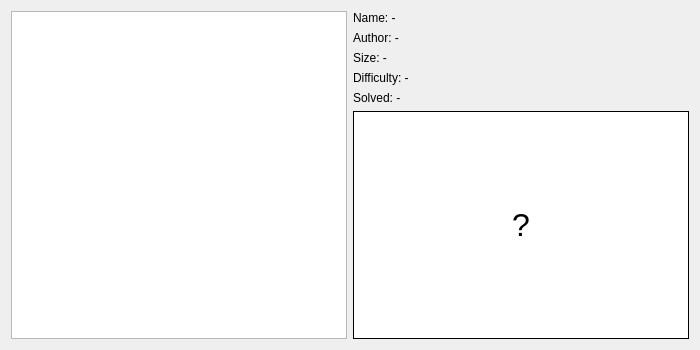
<?xml version="1.0" encoding="UTF-8"?>
<ui version="4.0">
 <class>LevelSelectUi</class>
 <widget class="QWidget" name="LevelSelectUi">
  <property name="windowModality">
   <enum>Qt::ApplicationModal</enum>
  </property>
  <property name="geometry">
   <rect>
    <x>0</x>
    <y>0</y>
    <width>700</width>
    <height>350</height>
   </rect>
  </property>
  <property name="minimumSize">
   <size>
    <width>700</width>
    <height>350</height>
   </size>
  </property>
  <property name="windowTitle">
   <string>Level Selection</string>
  </property>
  <layout class="QHBoxLayout" name="horizontalLayout_2">
   <item>
    <layout class="QHBoxLayout" name="horizontalLayout">
     <item>
      <widget class="QTableView" name="tableView">
       <property name="sizePolicy">
        <sizepolicy hsizetype="Preferred" vsizetype="Expanding">
         <horstretch>0</horstretch>
         <verstretch>0</verstretch>
        </sizepolicy>
       </property>
       <property name="showDropIndicator" stdset="0">
        <bool>false</bool>
       </property>
       <property name="alternatingRowColors">
        <bool>false</bool>
       </property>
       <property name="selectionMode">
        <enum>QAbstractItemView::SingleSelection</enum>
       </property>
       <property name="selectionBehavior">
        <enum>QAbstractItemView::SelectRows</enum>
       </property>
       <property name="showGrid">
        <bool>false</bool>
       </property>
       <property name="gridStyle">
        <enum>Qt::NoPen</enum>
       </property>
       <property name="sortingEnabled">
        <bool>true</bool>
       </property>
       <property name="wordWrap">
        <bool>false</bool>
       </property>
       <property name="cornerButtonEnabled">
        <bool>false</bool>
       </property>
       <attribute name="horizontalHeaderVisible">
        <bool>true</bool>
       </attribute>
       <attribute name="horizontalHeaderStretchLastSection">
        <bool>true</bool>
       </attribute>
       <attribute name="verticalHeaderVisible">
        <bool>false</bool>
       </attribute>
      </widget>
     </item>
     <item>
      <layout class="QGridLayout" name="gridLayout">
       <item row="1" column="0">
        <widget class="QLabel" name="labelAuthor">
         <property name="text">
          <string>Author: -</string>
         </property>
        </widget>
       </item>
       <item row="0" column="0">
        <widget class="QLabel" name="labelName">
         <property name="text">
          <string>Name: -</string>
         </property>
        </widget>
       </item>
       <item row="5" column="0">
        <widget class="QLabel" name="labelImage">
         <property name="sizePolicy">
          <sizepolicy hsizetype="Preferred" vsizetype="Expanding">
           <horstretch>0</horstretch>
           <verstretch>0</verstretch>
          </sizepolicy>
         </property>
         <property name="font">
          <font>
           <pointsize>24</pointsize>
          </font>
         </property>
         <property name="styleSheet">
          <string notr="true">background-color: rgb(255, 255, 255);</string>
         </property>
         <property name="frameShape">
          <enum>QFrame::Box</enum>
         </property>
         <property name="text">
          <string>?</string>
         </property>
         <property name="alignment">
          <set>Qt::AlignCenter</set>
         </property>
        </widget>
       </item>
       <item row="4" column="0">
        <widget class="QLabel" name="labelSolved">
         <property name="text">
          <string>Solved: -</string>
         </property>
        </widget>
       </item>
       <item row="2" column="0">
        <widget class="QLabel" name="labelSize">
         <property name="text">
          <string>Size: -</string>
         </property>
        </widget>
       </item>
       <item row="3" column="0">
        <widget class="QLabel" name="labelDifficulty">
         <property name="text">
          <string>Difficulty: -</string>
         </property>
        </widget>
       </item>
      </layout>
     </item>
    </layout>
   </item>
  </layout>
 </widget>
 <resources/>
 <connections/>
</ui>
